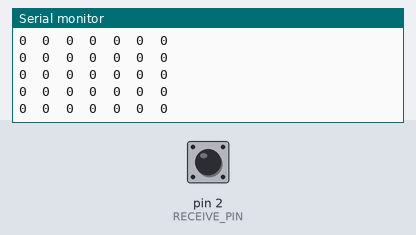
The sketch below on a simulated Arduino Uno, built with avr-gcc and run on an emulated ATmega328P. Parts: the last lines printed to the serial monitor. Inputs (shaded band) come from the test bench; at power-on: pin 2 (RECEIVE_PIN) HIGH.

Above: at 1.2 s.
1.3 s: pin 2 (RECEIVE_PIN) pulled LOW for 0.15 s
At 1.51 s:
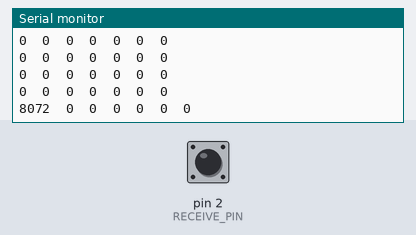
2.9 s: pin 2 (RECEIVE_PIN) pulled LOW for 1 s
At 3.91 s:
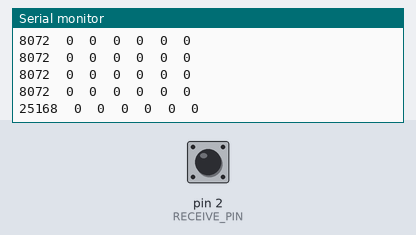
5.4 s: pin 2 (RECEIVE_PIN) pulled LOW for 0.15 s
At 5.61 s:
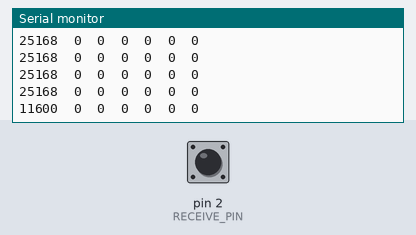
Timing chart, 0 to 8.4 s (numbered marks = the images above; inputs shaded):
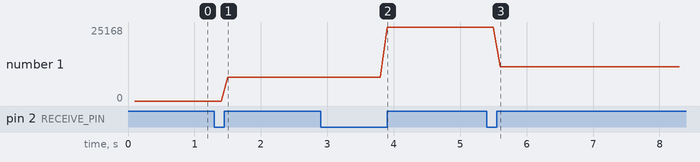

Measured:
- after the input at 1.3 s, the serial monitor: prints a new line after 0.20 s (image 1)
- after the input at 2.9 s, the serial monitor: prints a new line after 1.0 s (image 2)
- after the input at 5.4 s, the serial monitor: prints a new line after 0.20 s (image 3)
- plotted number 1: 0 → 8072 after the input at 1.3 s, 8072 → 25168 after the input at 2.9 s, 25168 → 11600 after the input at 5.4 s

The sketch:

FILIP.ino
```cpp
#define RECEIVE_PIN 2
#define CHANNEL_AMOUNT 6
#define DETECTION_SPACE 2
#define METHOD RISING

int ch[CHANNEL_AMOUNT + 1];

void setup()
{
Serial.begin(115200);
pinMode(RECEIVE_PIN, INPUT_PULLUP);
attachInterrupt(digitalPinToInterrupt(RECEIVE_PIN), ppm_interrupt, METHOD);
}

void loop()
{
ppm_write();
}

void ppm_write()
{
static unsigned long int t;
if (millis() - t < 100)
return 0;
for (byte i = 0; i < CHANNEL_AMOUNT + 1; i++)
{
Serial.print(ch[i]);
Serial.print("\t");
}
Serial.print("\n");
t = millis();
}

void ppm_interrupt()
{
static byte i;
static unsigned long int t_old;
unsigned long int t = micros(); //store time value a when pin value falling/rising
unsigned long int dt = t - t_old; //calculating time inbetween two peaks
t_old = t;

if ((dt > DETECTION_SPACE) || (i > CHANNEL_AMOUNT))
{
i = 0;
}
ch[i++] = dt;
}
```
